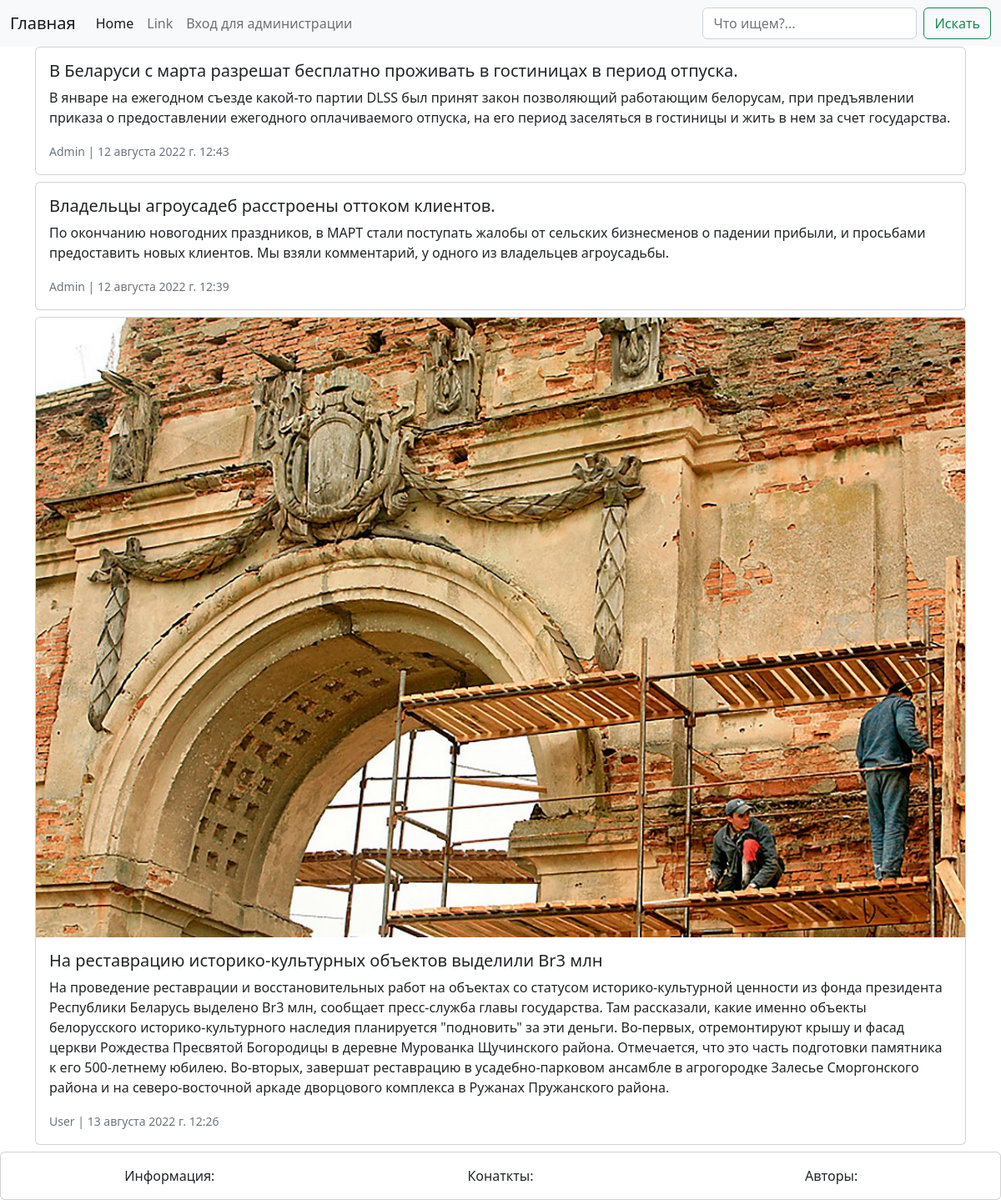
The page / on the database its author committed.
### guide/models.py (models this page shows, shortened)
class News(models.Model):
    author = models.CharField(max_length=20, default='User', null=True, blank=True)
    date = models.DateTimeField(auto_now=True)
    title = models.CharField(max_length=500)
    news = models.TextField(max_length=2000)
    image = models.ImageField(upload_to='static/news', null=True, blank=True)
    class Meta:
        verbose_name = "Новость"
        verbose_name_plural = "Новости"

### guide/views.py (the view)
# urls.py: path('', ListObjectsView.as_view()),
class ListObjectsView(ListView):
    model = News
    template_name = 'base.html'
    context_object_name = 'news'

### guide/templates/base.html (shortened to what this page needs)
{% load static %}
<!DOCTYPE html>
<html lang="en">
<head>
    <link rel="stylesheet" href="https://cdn.jsdelivr.net/npm/bootstrap@5.2.0/dist/js/bootstrap.bundle.min.js">
    <link rel="stylesheet" href="https://cdn.jsdelivr.net/npm/bootstrap@5.2.0/dist/css/bootstrap.min.css">
    <link rel="stylesheet" href="https://cdnjs.cloudflare.com/ajax/libs/font-awesome/6.1.2/css/all.min.css">
</head>
<body>
<nav class="navbar navbar-expand-lg bg-light" style="position:sticky; top:0; z-index:100">
  <div class="container-fluid">
    <a class="navbar-brand" href="/">Главная</a>
    <div class="collapse navbar-collapse" id="navbarSupportedContent">
      <ul class="navbar-nav me-auto mb-2 mb-lg-0">
        <li class="nav-item">
          <a class="nav-link active" aria-current="page" href="/">Home</a>
        </li>
        <li class="nav-item">
          <a class="nav-link" href="#">Link</a>
        </li>
        <li class="nav-item">
          <a class="nav-link" href="/admin">Вход для администрации</a>
        </li>
      </ul>
      <form class="d-flex" role="search">
        <input class="form-control me-2" type="search" placeholder="Что ищем?..." aria-label="Search">
        <button class="btn btn-outline-success" type="submit">Искать</button>
      </form>
    </div>
  </div>
</nav>
<section>
    <div class="container-sm">
        {% for i in news %}
        <div class="card mb-2">
          <img src="{{ i.image }}" class="card-img-top" alt="">
          <div class="card-body">
            <h5 class="card-title">{{ i.title }}</h5>
            <p class="card-text">{{ i.news }}</p>
            <p class="card-text"><small class="text-muted">{{ i.author }} | {{ i.date }}</small></p>
          </div>
        </div>
        {% endfor %}
    </div>
</section>
<footer>
<div class="card">
      <div class="card-body">
            <div class="row align-items-end">
            <div class="col">
              <center>Информация:</center>
            </div>
            <div class="col">
              <center>Конаткты:</center>
            </div>
            <div class="col">
              <center>Авторы:</center>
            </div>
            </div>
      </div>
</div>
</footer>
</body>
</html>

### rows shown on the page
News: title "В Беларуси с марта разрешат бесплатно проживать в гостиницах в период отпуска.", news "В январе на ежегодном съезде какой-то партии DLSS был принят закон позволяющий работающим белорусам, при предъявлении приказа о предоставлении ежегодного оплачиваемого отпуска, на его период заселяться в гостиницы и жить в нем за счет государства.", author "Admin", date "12 августа 2022 г. 12:43"
News: title "Владельцы агроусадеб расстроены оттоком клиентов.", news "По окончанию новогодних праздников, в МАРТ стали поступать жалобы от сельских бизнесменов о падении прибыли, и просьбами предоставить новых клиентов. Мы взяли комментарий, у одного из владельцев агроусадьбы.", author "Admin", date "12 августа 2022 г. 12:39"
News: image (picture), title "На реставрацию историко-культурных объектов выделили Br3 млн", news "На проведение реставрации и восстановительных работ на объектах со статусом историко-культурной ценности из фонда президента Республики Беларусь выделено Br3 млн, сообщает пресс-служба главы государства. Там рассказали, какие именно объекты белорусского историко-культурного наследия планируется \"подновить\" за эти деньги. Во-первых, отремонтируют крышу и фасад церкви Рождества Пресвятой Богородицы в деревне Мурованка Щучинского района. Отмечается, что это часть подготовки памятника к его 500-летнему юбилею. Во-вторых, завершат реставрацию в усадебно-парковом ансамбле в агрогородке Залесье Сморгонского района и на северо-восточной аркаде дворцового комплекса в Ружанах Пружанского района.", author "User", date "13 августа 2022 г. 12:26"
